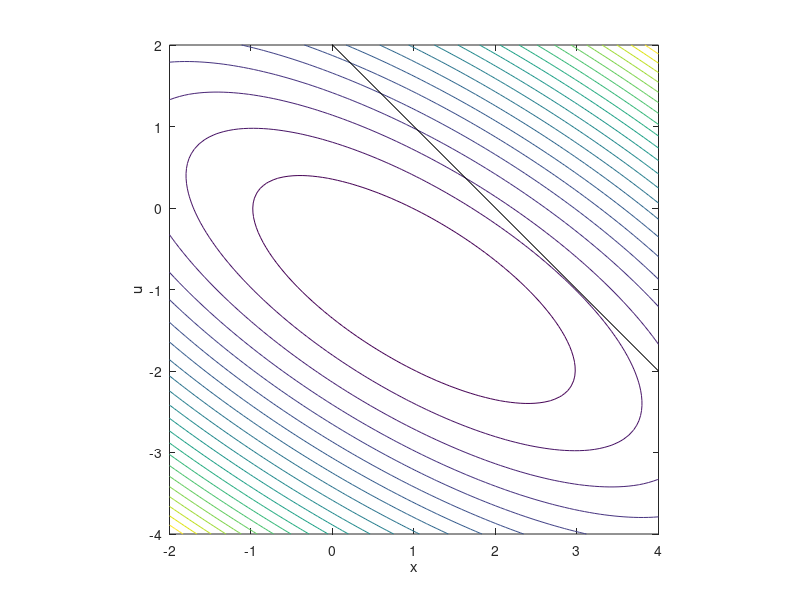

This figure's MATLAB source:
clear all;
close all;

x=linspace(-2,4,100);
u=linspace(-4,2,100);
for i=1:100
    for j=1:100
        J(i,j)=1/2*x(i)^2+x(i)*u(j)+u(j)^2+u(j);
    end
end

contour(x,u,J',22);hold on;
plot([-2,4],[4 -2],'k');
xlabel('x');
ylabel('u');
axis equal;
